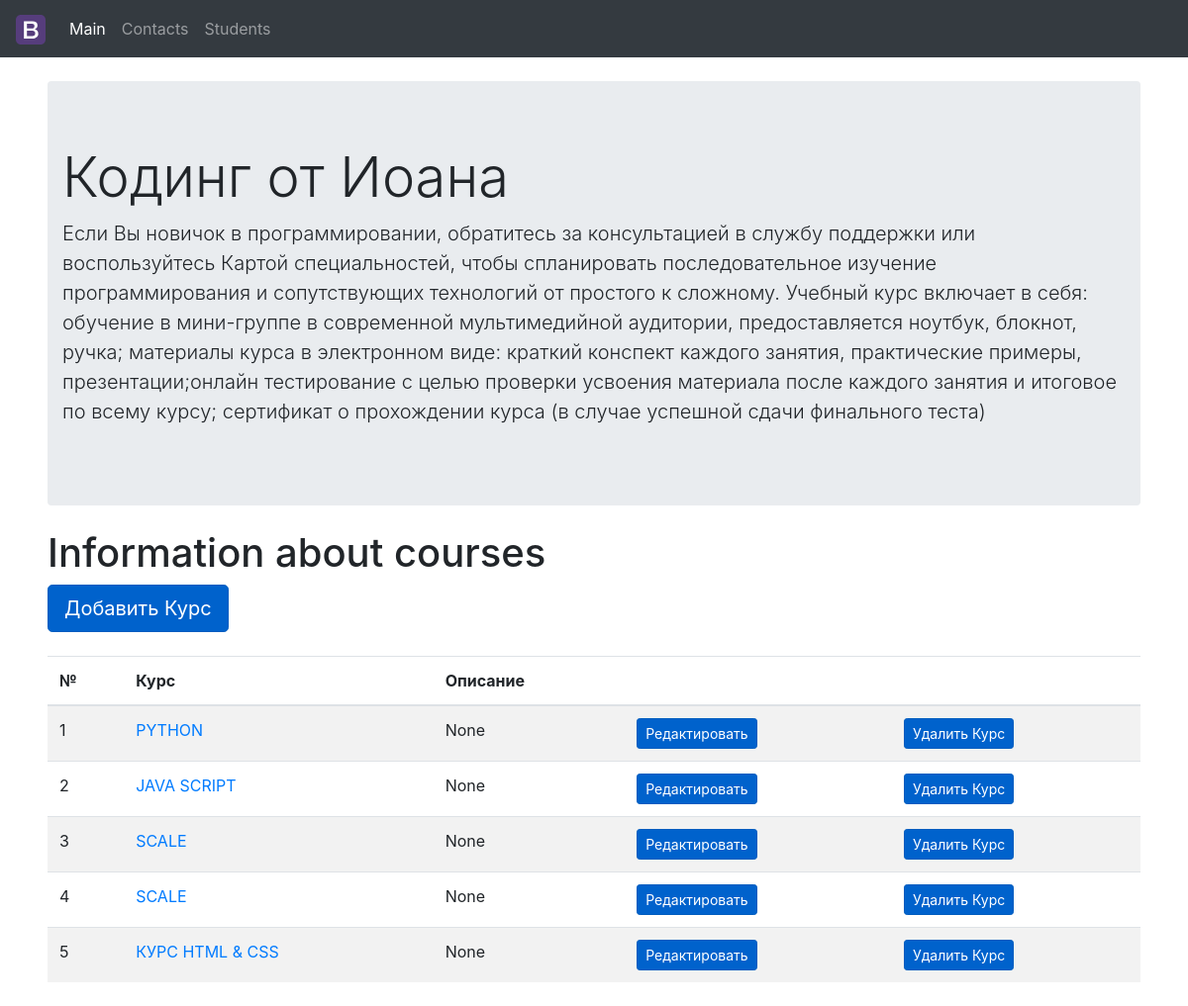
Before: / with the older database file.
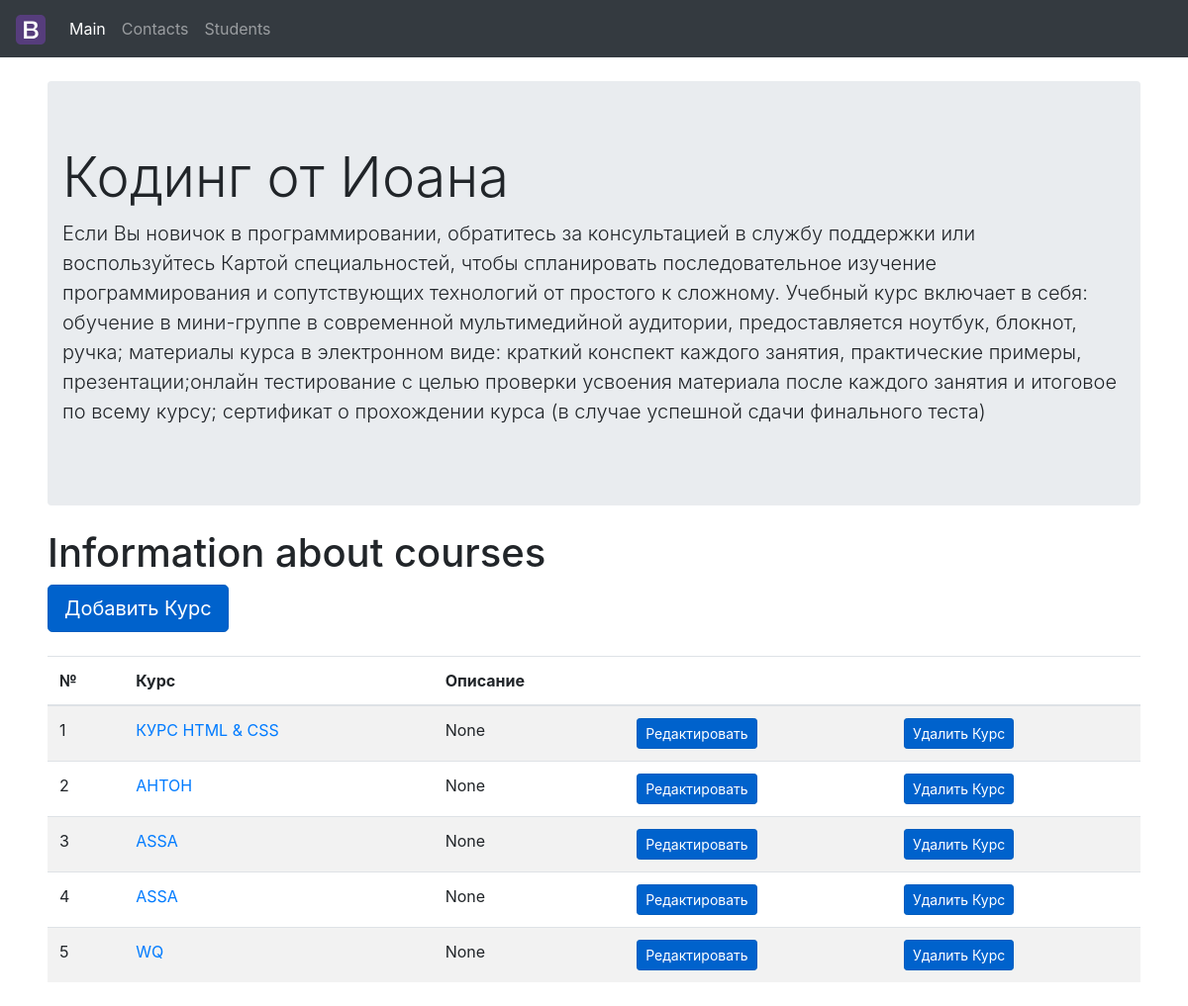
After: the same page with the newer database file.
### courses/models.py (models this page shows)
class Course(models.Model):
    name = models.CharField(verbose_name='Name of the course', max_length=64)
    short_description = models.CharField(max_length=122,
                                         help_text='Short description ofthe course',
                                         null=True,
                                         blank=True)
    description = models.TextField(help_text='Full description of the course',
                                   max_length=255,
                                   null=True,
                                   blank=True)
    coach = models.ForeignKey('coaches.Coach', on_delete=models.CASCADE,
                              related_name='coach_courses',
                              null=True,
                              blank=True)
    assistant = models.ForeignKey('coaches.Coach', on_delete=models.CASCADE,
                                  related_name='assistants_courses',
                                  null=True,
                                  blank=True)
    def __str__(self):
        return self.name

### courses/views.py (the view)
# urls.py: path('', views.index, name='main'),
def index(request):
    course = Course.objects.all()
    return render(request, 'courses/index.html', {'course': course})

### courses/templates/courses/index.html (shortened to what this page needs)
{% extends 'base.html' %}
{% block nav_class_active %}active{% endblock nav_class_active %}
{% block main_content %}
{% include  "include/include_index.html" with block_title="Кодинг от Иоана" description="Если Вы новичок в программировании, обратитесь за консультацией в службу поддержки или воспользуйтесь Картой специальностей, чтобы спланировать последовательное изучение программирования и сопутствующих технологий от простого к сложному. Учебный курс включает в себя: обучение в мини-группе в современной мультимедийной аудитории, предоставляется ноутбук, блокнот, ручка; материалы курса в электронном виде: краткий конспект каждого занятия, практические примеры, презентации;онлайн тестирование с целью проверки усвоения материала после каждого занятия и итоговое по всему курсу; сертификат о прохождении курса (в случае успешной сдачи финального теста)" %}
  <div class= "mt-4 mb-4 mr-5 ml-5">
    <h1>Information about courses</h1>
    <div>
      <a href="{% url 'courses:add_courses' %}" class="btn btn-primary btn-lg active" role="button" aria-pressed="true">Добавить Курс</a>
    </div>
  </div>
  <div class= "mt-4 mb-4 mr-5 ml-5">
    <table class="table table-striped">
        <thead>
          <tr>
            <th scope="col">№</th>
            <th scope="col">Курс</th>
            <th scope="col">Описание</th>
            <th scope="col"></th>
            <th scope="col"></th>
          </tr>
        </thead>
        <tbody>
          <tr>
{% for subjects in course %}
            <td>{{ forloop.counter }}</td>
            <td><a href="/courses/{{subjects.id}}">{{ subjects|upper }}</a></td>
            <td>{{ subjects.short_description|title }}</td>
            <td>
              <div>
                <a href="{% url 'courses:edit_courses' subjects.id %}" class="btn btn-primary btn-sm active small" role="button" aria-pressed="true">Редактировать</a>
              </div>
            </td>
            <td>
              <div>
                <a href="{% url 'courses:delete_courses' subjects.id %}" class="btn btn-primary btn-sm active small" role="button" aria-pressed="true">Удалить Курс</a>
              </div>
            </td>
          </tr>
          <tr>
{% endfor %}
        </tbody>
      </table>
</div>
{% endblock main_content %}

### templates/base.html (shortened to what this page needs)
<!DOCTYPE html>
{% load static %}
<html lang="en">
  <head>
    <link href="{% static '/css/bootstrap.min.css' %}" rel="stylesheet">
  </head>
    <body >
        <div>
          <nav class="navbar navbar-expand-lg navbar-dark bg-dark">
            <a class="navbar-brand" href="#">
               <img src="{% static 'assets/brand/bootstrap-solid.svg' %}" width="30" height="30" alt="">
            </a>
              <div class="collapse navbar-collapse" id="navbarNav">
                <ul class="navbar-nav">
                  <li class="{% block nav_class_active %}{% endblock nav_class_active %}" class="nav-item nav-item bg-dark">
                    <a class="nav-link" href="{% url 'courses:main' %}">Main<span class="sr-only">(current)</span></a>
                  </li>
                  <li class="{% block nav_class_contacts %}{% endblock nav_class_contacts %}" class="nav-item bg-dark">
                    <a class="nav-link" href="{% url 'courses:contacts' %}">Contacts<span class="sr-only">(current)</span></a>
                  </li>
                  <li class="{% block nav_class_students %}{% endblock nav_class_students %}" class="nav-item bg-dark">
                      <a class="nav-link " href="{% block students_of_the_course %}{% url 'students:students_all' %}{% endblock students_of_the_course %}">Students<span class="sr-only">(current)</span></a>
                  </li>
                </ul>
              </div>
          </nav>
        </div>
{% block main_content %}
{% endblock main_content %}
  </body>
</html>

### templates/include/include_index.html
<div class="jumbotron jumbotron-fluid mt-4 mb-4 mr-5 ml-5 rounded" >
         <div class="container ">
           <h1 class="display-4">{{ block_title }}</h1>
           <p class="lead">{{ description }}</p>
         </div>
</div>

Changed rows visible on the page:
removed Course: name "PYTHON", short_description "None"
removed Course: name "JAVA SCRIPT", short_description "None"
removed Course: name "SCALE", short_description "None"
removed Course: name "SCALE", short_description "None"
added Course: name "АНТОН", short_description "None"
added Course: name "ASSA", short_description "None"
added Course: name "ASSA", short_description "None"
added Course: name "WQ", short_description "None"
